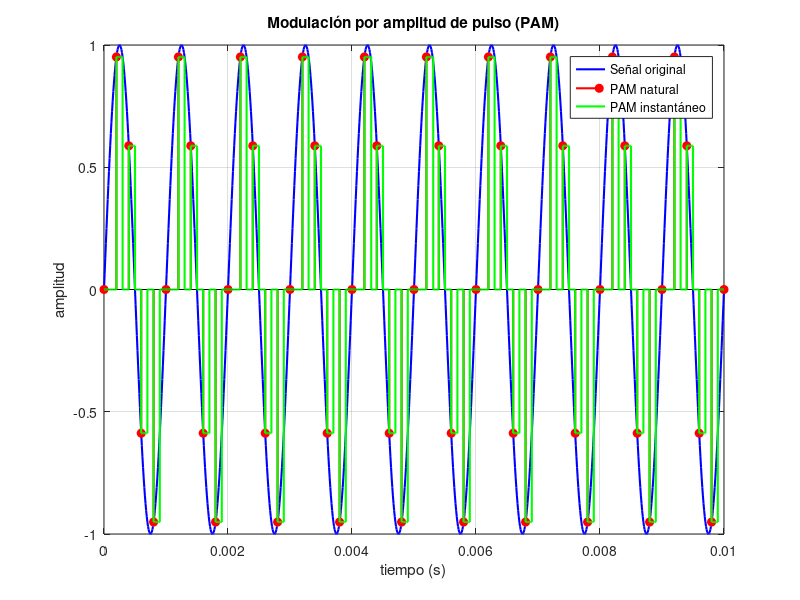

Recreate this plot in MATLAB.
% codigo matlab revisado para mejorar la visualizacion de la modulacion pam
clear; clc; close all;

%% definicion de la senal original
amplitud = 1;             % valor maximo de la senal
fc = 1000;                % frecuencia de la portadora
Tmuestreo = 1/100000;      % intervalo de muestreo
t_final = 0.01;           % tiempo total de simulacion
tiempo = 0:Tmuestreo:t_final;  % vector de tiempo

% creacion de la senal sinusoidal original
senal = amplitud * sin(2*pi*fc*tiempo);

%% configuracion para pam natural
fs_nat = 5000;            % frecuencia de muestreo para pam natural
Ts_nat = 1/fs_nat;        % periodo de muestreo correspondiente
duty_nat = 0.8;           % ciclo de trabajo en pam natural
tau_nat = duty_nat * Ts_nat;  % duracion del pulso en pam natural

%% configuracion para pam instantaneo
fs_inst = 5000;           % frecuencia de muestreo para pam instantaneo
Ts_inst = 1/fs_inst;      % periodo de muestreo correspondiente
duty_inst = 0.1;          % ciclo de trabajo en pam instantaneo
T_periodo = 1/fc;         % periodo de la senal sinusoidal
tau_inst = duty_inst * T_periodo;  % duracion del pulso en pam instantaneo

%% generacion de la modulacion pam natural
pam_nat = zeros(size(tiempo));           % inicializacion del vector de modulacion
muestras_nat = 0:Ts_nat:t_final;           % instantes de muestreo para pam natural
for k = 1:length(muestras_nat)
    [~, ind] = min(abs(tiempo - muestras_nat(k)));
    idx_pulso = find(tiempo >= muestras_nat(k) & tiempo < muestras_nat(k) + tau_nat);
    pam_nat(idx_pulso) = senal(ind);
end

%% generacion de la modulacion pam instantaneo
pam_inst = zeros(size(tiempo));          % inicializacion del vector de modulacion
muestras_inst = 0:Ts_inst:t_final;         % instantes de muestreo para pam instantaneo
for k = 1:length(muestras_inst)
    [~, ind] = min(abs(tiempo - muestras_inst(k)));
    idx_pulso = find(tiempo >= muestras_inst(k) & tiempo < muestras_inst(k) + tau_inst);
    pam_inst(idx_pulso) = senal(ind);
end

figure;
plot(tiempo, senal, 'b', 'LineWidth', 1.5); hold on;
stem(muestras_nat, amplitud*sin(2*pi*fc*muestras_nat), 'r', 'filled', 'LineWidth', 1.5);
stairs(tiempo, pam_inst, 'g', 'LineWidth', 1.5);
legend('Señal original', 'PAM natural', 'PAM instantáneo');
xlabel('tiempo (s)');
ylabel('amplitud');
title('Modulación por amplitud de pulso (PAM)');
grid on;
